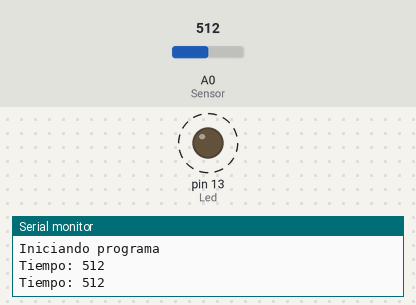
Simulated run of this sketch. Board: Arduino Uno, built with avr-gcc and run on an emulated ATmega328P. On the bench: output pins drawn as LEDs (lit = HIGH), the last lines printed to the serial monitor. Dashed ring = blinking. The test bench sets the inputs (shaded band); at power-on: A0 (Sensor) = 512.

Above: at 1.8 s.
1.9 s: A0 (Sensor) set to 306
At 2.2 s:
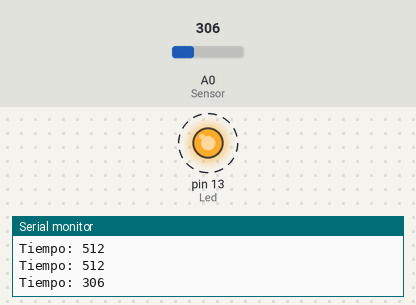
5.4 s: A0 (Sensor) set to 0
At 6.4 s:
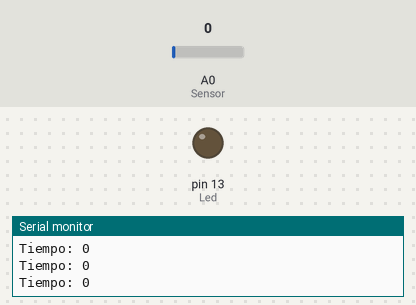
9.5 s: A0 (Sensor) set to 122
At 9.83 s:
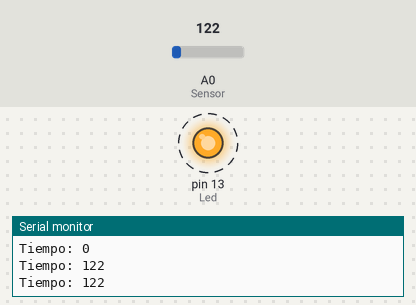
Timing chart, 0 to 19.0 s (numbered marks = the images above; inputs shaded):
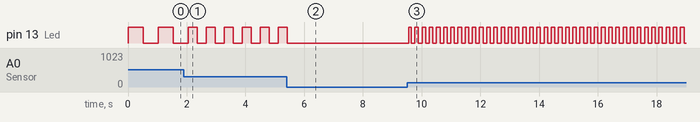

Measured:
- after the input at 1.9 s, pin 13 (Led): alternates HIGH for 0.31 s and LOW for 0.31 s, starting after 0.46 s
- after the input at 5.4 s, pin 13 (Led): goes on until 5.4 s, then stays LOW
- after the input at 9.5 s, pin 13 (Led): alternates HIGH for 0.12 s and LOW for 0.12 s, starting after 0.06 s
- by itself, pin 13 (Led): alternates HIGH for 0.51 s and LOW for 0.51 s

The sketch:

2_Sensor_B.ino
```cpp
int Led = 13;
int Sensor = A0;

void setup() {
  Serial.begin(9600);
  Serial.println("Iniciando programa");
  pinMode(Led, OUTPUT);
  pinMode(Sensor, INPUT);
}

void loop() {
  int tiempo = analogRead(Sensor);
  Serial.print("Tiempo: ");
  Serial.println(tiempo);

  digitalWrite(Led, HIGH);
  delay(tiempo);
  digitalWrite(Led, LOW);
  delay(tiempo);
}
```
